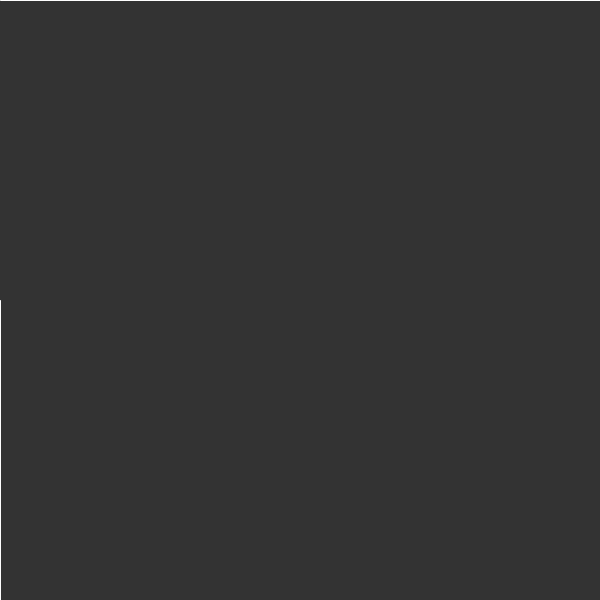
Frame 1 (no input)
Frame 60 (the mouse pressed at the canvas centre just before this capture): identical to frame 1, image omitted
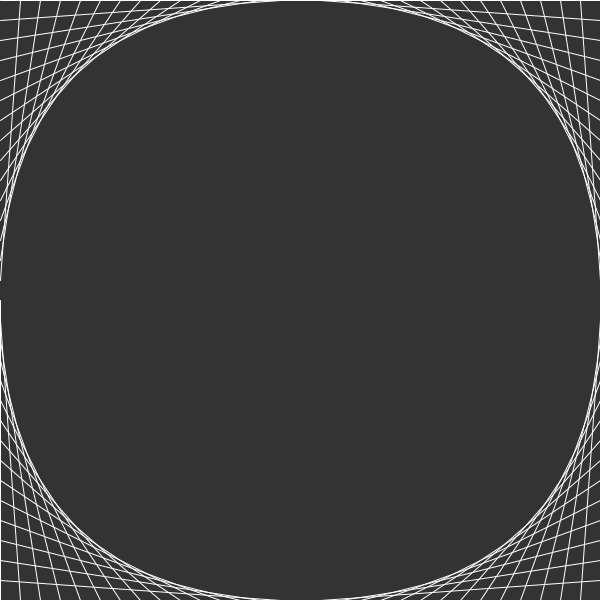
Frame 120 (the mouse held since frame 60 and released just before this capture)

The Processing sketch that drew these frames (run headless with seeded random() and noise(); from frame 60 on, the mouse is pressed at the canvas centre):

// Processing sketch: circlelines
// ── circlelines.pde
void setup(){
  size(600,600);
  stroke(255);
}

void draw(){
  float num = int(map(mouseX, 0, width, 1, 30));
  background(51);
  float step = width/2/num;
  for (int i = 0; i < num; i++){
    line(0,height/2+i*step, i*step, height);
  }
  for (int i = 0; i < num; i++){
    line(width,height/2+i*step, width-i*step, height);
  }
  for (int i = 0; i < num; i++){
    line(width, i*step, width/2+i*step, 0);
  }
  for (int i = 0; i < num; i++){
    line(0, i*step, width/2-i*step, 0);
  }
}
